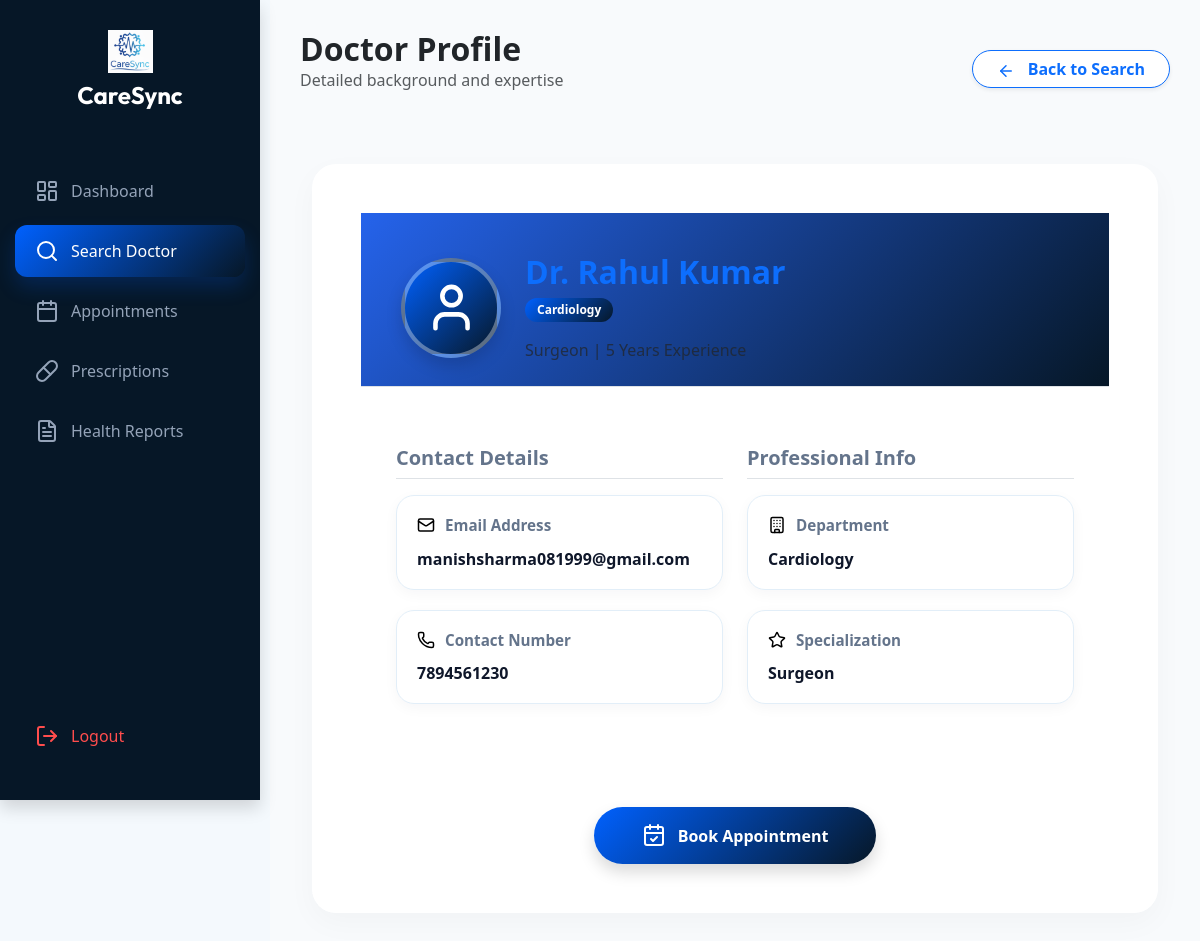
The app's page /Patient/view_doctor.php?id=DOC-2026-001 (signed in) with its own data.
### tables this page shows
CREATE TABLE `doctors` (
  `id` int(11) NOT NULL,
  `doctor_code` varchar(20) DEFAULT NULL,
  `full_name` varchar(100) NOT NULL,
  `department` varchar(50) NOT NULL,
  `specialization` varchar(100) DEFAULT NULL,
  `experience` int(11) DEFAULT 0,
  `contact` varchar(15) DEFAULT NULL,
  `email` varchar(100) NOT NULL,
  `password` varchar(255) NOT NULL,
  `created_at` timestamp NOT NULL DEFAULT current_timestamp()
);

### Patient/view_doctor.php (the view, shortened to what this page needs)
<?php
require_once '../dbconnect.php';
$doctor_id = $_GET['id'];
$qry = "SELECT * FROM doctors WHERE doctor_code = ?";
$stmt = $conn->prepare($qry);
$stmt->bind_param("s", $doctor_id);
$stmt->execute();
$result = $stmt->get_result();
$doctor = $result->fetch_assoc();
?>
<!DOCTYPE html>
<html lang="en">
<head>
    <link rel="stylesheet" href="../Bootstrap/bootstrap.min.css">
    <link rel="stylesheet" href="../styles/patient_dashboard.css?v=<?php echo time(); ?>">
    <link rel="stylesheet" href="../styles/view_doctor.css?v=<?php echo time(); ?>">
</head>
<body>
    <div class="sidebar shadow">
        <div class="text-center mb-5">
            <img src="../Assets/CareSyncLogo.png" width="45" alt="Logo">
            <h4 class="text-white fw-bold mt-2" style="font-family: 'Custom';">CareSync</h4>
        </div>
        <nav class="nav flex-column">
            <a class="nav-link" href="./patient_dashboard.php"><i data-lucide="layout-dashboard"></i> <span>Dashboard</span></a>
            <a class="nav-link active" href="./search_doctor.php"><i data-lucide="search"></i> <span>Search Doctor</span></a>
            <a class="nav-link" href="../appointment_scheduling/appointments.php"><i data-lucide="calendar"></i> <span>Appointments</span></a>
            <a class="nav-link" href="medical_records.php"><i data-lucide="pill"></i> <span>Prescriptions</span></a>
            <a class="nav-link" href="medical_records.php"><i data-lucide="file-text"></i> <span>Health Reports</span></a>
        </nav>
        <a href="../logout.php" class="nav-link logout-link">
            <i data-lucide="log-out"></i> <span>Logout</span>
        </a>
    </div>
    <div class="main-content">
        <div class="d-flex justify-content-between align-items-center mb-5">
            <div>
                <h2 class="fw-bold mb-0">Doctor Profile</h2>
                <p class="text-muted">Detailed background and expertise</p>
            </div>
            <a href="search_doctor.php" class="btn border border-primary text-primary rounded-pill px-4 fw-bold shadow-sm" style="background-color: white;">
                <i data-lucide="arrow-left" class="me-2" style="width: 18px; height: 18px; vertical-align: text-bottom;"></i> Back to Search
            </a>
        </div>
        <div class="container-fluid py-2">
            <div class="glass-card p-5 mx-auto" style="max-width: 900px; background: rgba(255, 255, 255, 0.9);">
                <div class="doctor-top border-bottom pb-4 mb-4 d-flex align-items-center gap-4">
                    <div class="avatar shadow d-flex align-items-center justify-content-center text-white rounded-circle" style="width: 100px; height: 100px; background: var(--blue-gradient);">
                        <i data-lucide="user" size="50"></i>
                    </div>
                    <div class="doctor-name">
                        <h2 class="fw-bold text-primary mb-1">
                            Dr. <?php echo htmlspecialchars($doctor['full_name']); ?>
                        </h2>
                        <span class="badge" style="background: var(--blue-gradient); border-radius: 20px; padding: 6px 12px; margin-bottom: 8px;">
                            <?php echo htmlspecialchars($doctor['department']); ?>
                        </span>
                        <p class="text-muted mb-0 fw-medium mt-2">
                            <?php echo htmlspecialchars($doctor['specialization']); ?> | <?php echo htmlspecialchars($doctor['experience']); ?> Years Experience
                        </p>
                    </div>
                </div>
                <div class="row g-4">
                    <div class="col-md-6">
                        <h5 class="fw-bold mb-3 border-bottom pb-2" style="color: #64748b;">Contact Details</h5>
                        <div class="info">
                            <span><i data-lucide="mail" size="16"></i> Email Address</span>
                            <p><?php echo htmlspecialchars($doctor['email']); ?></p>
                        </div>
                        <div class="info mt-3">
                            <span><i data-lucide="phone" size="16"></i> Contact Number</span>
                            <p><?php echo htmlspecialchars($doctor['contact']); ?></p>
                        </div>
                    </div>
                    <div class="col-md-6">
                        <h5 class="fw-bold mb-3 border-bottom pb-2" style="color: #64748b;">Professional Info</h5>
                        <div class="info">
                            <span><i data-lucide="building" size="16"></i> Department</span>
                            <p><?php echo htmlspecialchars($doctor['department']); ?></p>
                        </div>
                        <div class="info mt-3">
                            <span><i data-lucide="star" size="16"></i> Specialization</span>
                            <p><?php echo htmlspecialchars($doctor['specialization'] ?: 'Not Specified'); ?></p>
                        </div>
                    </div>
                </div>
                <div class="mt-5 text-center">
                    <a href="./book_appointment.php?doctor_id=<?php echo urlencode($doctor['id']); ?>" class="btn rounded-pill px-5 py-3 fw-bold shadow border-0 text-white" style="background: var(--blue-gradient);">
                        <i data-lucide="calendar-check" class="me-2" style="vertical-align: text-bottom;"></i> Book Appointment
                    </a>
                </div>
            </div>
        </div>
    </div>
</body>
</html>

### styles/patient_dashboard.css (style rules this page uses)
:root { --primary-blue: #0061ff; --navy-dark: #061727; --sidebar-w: 260px; --blue-gradient: linear-gradient(135deg, var(--primary-blue) 0%, var(--navy-dark) 100%); --glass-bg: rgba(255, 255, 255, 0.9); }
body { background: #f8fafc; margin: 0; font-family: 'Plus Jakarta Sans', sans-serif; display: flex; min-height: 100vh; }
.sidebar { width: var(--sidebar-w); background: var(--navy-dark); height: 100vh; position: fixed; top: 0; left: 0; padding: 30px 15px; display: flex; flex-direction: column; z-index: 1000; }
.sidebar .nav-link { color: #94a3b8; padding: 14px 20px; border-radius: 12px; margin-bottom: 8px; display: flex; align-items: center; gap: 12px; text-decoration: none; transition: 0.3s ease; }
.sidebar .nav-link:hover, .sidebar .nav-link.active { background: rgba(255, 255, 255, 0.1); color: white; }
.sidebar .nav-link.active { background: var(--blue-gradient); box-shadow: 0 10px 20px rgba(0, 97, 255, 0.2); }
.main-content { flex: 1; margin-left: var(--sidebar-w); padding: 40px; width: calc(100% - var(--sidebar-w)); background: #f8fafc; }
.glass-card { background: var(--glass-bg); backdrop-filter: blur(15px); border: 1px solid rgba(255, 255, 255, 0.4); border-radius: 24px; box-shadow: 0 10px 30px rgba(0,0,0,0.03); }
.logout-link { margin-top: auto; margin-bottom: 20px; color: #ff4d4d !important; }

### styles/view_doctor.css (style rules this page uses)
body { background: #f4f9fd; overflow-x: hidden; font-family: 'Segoe UI', sans-serif; }
.main-content { margin-left: 270px; padding: 30px; }
.doctor-top { background: linear-gradient(135deg, #2563EB, #061727); padding: 40px; display: flex; align-items: center; gap: 25px; position: relative; overflow: hidden; }
.avatar { width: 110px; height: 110px; border-radius: 50%; background: rgba(255, 255, 255, 0.18); border: 4px solid rgba(255, 255, 255, 0.35); display: flex; align-items: center; justify-content: center; backdrop-filter: blur(6px); z-index: 2; flex-shrink: 0; }
.avatar svg { width: 55px; height: 55px; color: white; }
.doctor-name { z-index: 2; }
.doctor-name p { color: rgba(255, 255, 255, 0.85); font-size: 1rem; }
.row.g-4 { padding: 35px; }
.info { background: #ffffff; border-radius: 18px; padding: 18px 20px; margin-bottom: 20px; border: 1px solid #e2eef8; box-shadow: 0 4px 14px rgba(15, 23, 42, 0.04); transition: 0.3s ease; }
.info span { display: flex; align-items: center; gap: 10px; color: #64748b; font-size: 0.95rem; font-weight: 600; margin-bottom: 10px; }
.info svg { width: 18px; height: 18px; color: black; }
.info p { margin: 0; font-size: 1rem; color: #0f172a; font-weight: 600; word-break: break-word; }

### records on screen
doctors: full_name "Rahul Kumar", department "Cardiology", specialization "Surgeon", experience "5", email "manishsharma081999@gmail.com", contact "7894561230"
